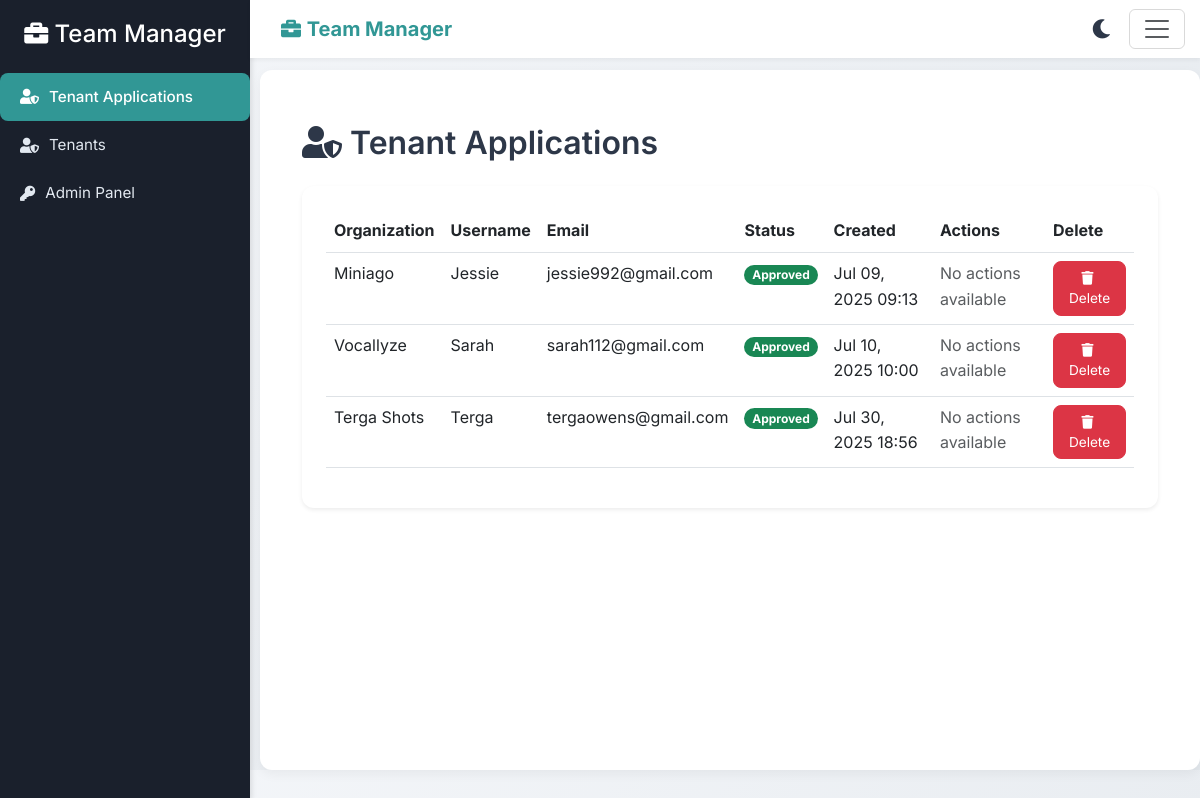
Before: /tenants/tenant-applications/ (signed in) with the older database file.
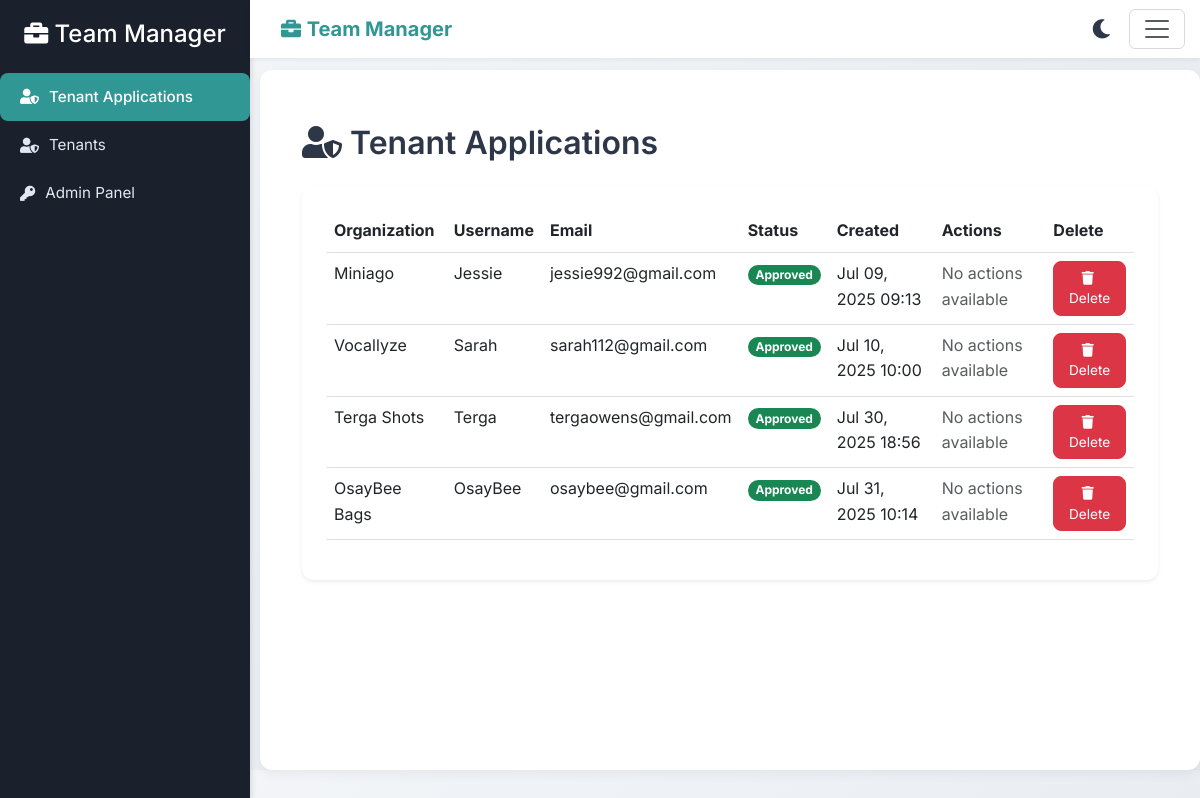
After: the same page with the newer database file.
### tenants/models.py (models this page shows, shortened)
class TenantApplication(models.Model):
    STATUS_CHOICES = [
        ('pending', 'Pending'),
        ('approved', 'Approved'),
        ('rejected', 'Rejected'),
    ]
    username = models.CharField(max_length=150, unique=True)
    email = models.EmailField(unique=True)
    password = models.CharField(max_length=255)
    organization_name = models.CharField(max_length=100, unique=True)
    slug = models.SlugField(max_length=100, unique=True)
    status = models.CharField(max_length=20, choices=STATUS_CHOICES, default='pending')
    created_at = models.DateTimeField(auto_now_add=True)
    updated_at = models.DateTimeField(auto_now=True)

### tenants/views.py (the view)
# urls.py: path('tenant-applications/', tenant_applications, name='tenant_applications'),
@login_required
def tenant_applications(request):
    if request.user.is_superuser:
        tenant_apps = TenantApplication.objects.all()
    else:
        HttpResponseForbidden(f'You are not authorized to view this')
    return render(request, 'tenants/tenant_applications.html', {'tenants': tenant_apps})

### documents/context_processors.py (called while the page is built)
def notification_count(request):
    print("Meer>>>>>", request)
    if request.user.is_authenticated:
        if request.user.is_superuser:
            user = CustomUser.objects.get(username=request.user.username)
        else:
            user = CustomUser.objects.get(username=request.user.username, tenant=request.tenant)
        count = UserNotification.objects.filter(user=user, dismissed=False).count()
        return {'unseen_notification_count': count}
    return {'unseen_notification_count': 0}

### documents/models.py (called while the page is built)
    def __str__(self):
        return self.username

### tenants/templates/tenants/tenant_applications.html (shortened to what this page needs)
{% extends "base.html" %}
{% load static %}
{% block content %}
<div class="container-fluid py-4">
    <h2 class="mb-4" style="font-weight: 600; color: #2d3748;">
        <i class="fas fa-user-shield me-2"></i>Tenant Applications
    </h2>
    <div class="card shadow-sm border-0" style="border-radius: 12px; background: #ffffff;">
        <div class="card-body p-4">
            {% if tenants %}
            <div class="table-responsive">
                <table class="table table-hover" aria-label="Tenant Applications Table">
                    <thead>
                        <tr style="background: #f8fafc; color: #2d3748;">
                            <th scope="col">Organization</th>
                            <th scope="col">Username</th>
                            <th scope="col">Email</th>
                            <th scope="col">Status</th>
                            <th scope="col">Created</th>
                            <th scope="col">Actions</th>
                            <th scope="col">Delete</th>
                        </tr>
                    </thead>
                    <tbody>
                        {% for tenant in tenants %}
                        <tr style="transition: background-color 0.2s ease;">
                            <td>{{ tenant.organization_name }}</td>
                            <td>{{ tenant.username }}</td>
                            <td>{{ tenant.email }}</td>
                            <td>
                                <span class="badge {% if tenant.status == 'pending' %}bg-warning text-dark{% elif tenant.status == 'approved' %}bg-success{% else %}bg-danger{% endif %}">
                                    {{ tenant.get_status_display }}
                                </span>
                            </td>
                            <td>{{ tenant.created_at|date:"M d, Y H:i" }}</td>
                            <td>
                                {% if tenant.status == 'pending' %}
                                <div class="d-flex gap-2">
                                    <form action="{% url 'create_tenant' tenant.id %}" method="post" class="d-inline">
                                        {% csrf_token %}
                                        <button type="submit" class="btn btn-sm btn-primary" title="Approve Tenant" aria-label="Approve Tenant">
                                            <i class="fas fa-check me-1"></i>Approve
                                        </button>
                                    </form>
                                    <form action="{% url 'reject_tenant' tenant.id %}" method="post" class="d-inline">
                                        {% csrf_token %}
                                        <button type="submit" class="btn btn-sm btn-outline-danger" title="Reject Tenant" aria-label="Reject Tenant">
                                            <i class="fas fa-times me-1"></i>Reject
                                        </button>
                                    </form>
                                </div>
                                {% else %}
                                <span class="text-muted">No actions available</span>
                                {% endif %}
                            </td>
                            <td>
                                <form action="{% url 'delete_tenant_app' tenant.id %}" method="post" class="d-inline">
                                    <button type="submit" class="btn btn-sm btn-danger" title="Delete Tenant" aria-label="Approve Tenant">
                                        <i class="fas fa-trash me-1"></i>Delete
                                    </button>
                                </form>
                            </td>
                        </tr>
                        {% endfor %}
                    </tbody>
                </table>
            </div>
            {% else %}
            <div class="alert alert-info text-center" role="alert" style="border-radius: 8px; font-size: 0.9rem;">
                No tenant applications found.
            </div>
            {% endif %}
        </div>
    </div>
</div>
{% endblock %}

### documents/templates/base.html (shortened to what this page needs)
{% load static %}
<!DOCTYPE html>
<html lang="en">
<head>
    <link rel="stylesheet" href="https://cdn.jsdelivr.net/npm/bootstrap@5.3.0/dist/css/bootstrap.min.css">
    <link rel="stylesheet" href="https://cdnjs.cloudflare.com/ajax/libs/font-awesome/5.15.4/css/all.min.css">
</head>
<body {% if not user.is_authenticated %}class="unauthenticated"{% endif %}>
    <link href="https://cdn.jsdelivr.net/npm/select2@4.1.0-rc.0/dist/css/select2.min.css" rel="stylesheet">
    {% if user.is_authenticated %}
    <div class="sidebar" id="sidebar">
        <h4 class="text-white text-center mb-4"><i class="fas fa-briefcase mr-2"></i> {{ tenant.name|default:"Team Manager" }}</h4>
        {% if user.is_superuser %}
            <a href="{% url 'tenant_applications' %}" {% if request.path == '/tenants/tenant-applications/'%}class="active"{% endif %}><i class="fas fa-user-shield"></i>Tenant Applications</a>
            <a href="{% url 'tenant_list' %}" {% if request.path == '/tenants/list/' %}class="active"{% endif %}><i class="fas fa-user-shield"></i>Tenants</a>
            <a href="{% url 'admin:index' %}" {% if request.path|slice:":7" == '/admin/' %}class="active"{% endif %}><i class="fas fa-key"></i> Admin Panel</a>
        {%endif%}
    </div>
    {% endif %}
    {% if not user.tenant or user.is_superuser %}
        <nav class="navbar navbar-light bg-light fixed-top no-tenant" id="navbar">
            <div class="container-fluid">
                <a class="navbar-brand ms-3" href="{% url 'tenant_home' %}"><i class="fas fa-briefcase mr-4" style="color: #319795;"></i> <span style="color: #319795;"><strong>Team Manager</strong></span></a>
                <div class="d-flex align-items-center gap-2">
                    <button class="theme-toggle-btn" id="themeToggleBtn" title="Toggle Dark Mode" aria-label="Toggle Dark Mode">
                        <i class="fas fa-moon"></i>
                    </button>
                    <button class="navbar-toggler" type="button" data-bs-toggle="collapse" data-bs-target="#navbarNav" aria-controls="navbarNav" aria-expanded="false" aria-label="Toggle navigation">
                        <span class="navbar-toggler-icon"></span>
                    </button>
                </div>
            </div>
        </nav>
    {% endif %}
    <div class="main-content" id="main-content">
        {% block content %}
        {% endblock %}
    </div>
</body>
</html>

### documents/templates/base.html (style rules this page uses)
body { margin: 0; padding: 0; padding-top: 70px; font-family: 'Inter', 'Helvetica', 'Arial', sans-serif; background: linear-gradient(135deg, #f5f7fa 0%, #e2e7ec 100%); color: #2d3748; line-height: 1.6; font-size: 16px; transition: background 0.3s ease, color 0.3s ease; }
.sidebar { height: 100vh; width: 250px; position: fixed; top: 0; left: 0; background-color: #1a202c; padding-top: 20px; transition: all 0.3s ease; overflow-x: hidden; box-shadow: 2px 0 5px rgba(0, 0, 0, 0.1); z-index: 1030; }
.sidebar a { color: #e2e8f0; display: flex; align-items: center; padding: 12px 20px; text-decoration: none; font-size: 0.95rem; transition: background-color 0.2s ease; }
.sidebar a.active { background-color: #319795; color: #ffffff; border-radius: 8px; font-weight: 500; }
.sidebar a i { margin-right: 10px; }
.main-content { margin-left: 260px; padding: 30px; transition: margin-left 0.3s ease; background: #ffffff; border-radius: 12px; box-shadow: 0 4px 12px rgba(0, 0, 0, 0.05); min-height: calc(100vh - 100px); }
.navbar { background-color: #ffffff !important; box-shadow: 0 2px 4px rgba(0, 0, 0, 0.05); transition: margin-left 0.3s ease; margin-left: 250px; }
.badge { border-radius: 12px; }
.navbar.no-tenant .container-fluid { display: flex; align-items: center; justify-content: space-between; padding: 0 15px; }
.navbar.no-tenant .navbar-brand { flex: 0 1 auto; }
.theme-toggle-btn { background: none; border: none; color: #2d3748; font-size: 1.2rem; cursor: pointer; padding: 0 10px; }

### tenants/templates/tenants/tenant_applications.html (style rules this page uses)
.btn-sm { padding: 6px 12px; font-size: 0.85rem; border-radius: 8px; }

Changed rows visible on the page:
added TenantApplication: organization_name "OsayBee Bags", username "OsayBee", email "osaybee@gmail.com", status "Approved", created_at "Jul 31, 2025 10:14", shows "No actions available"
